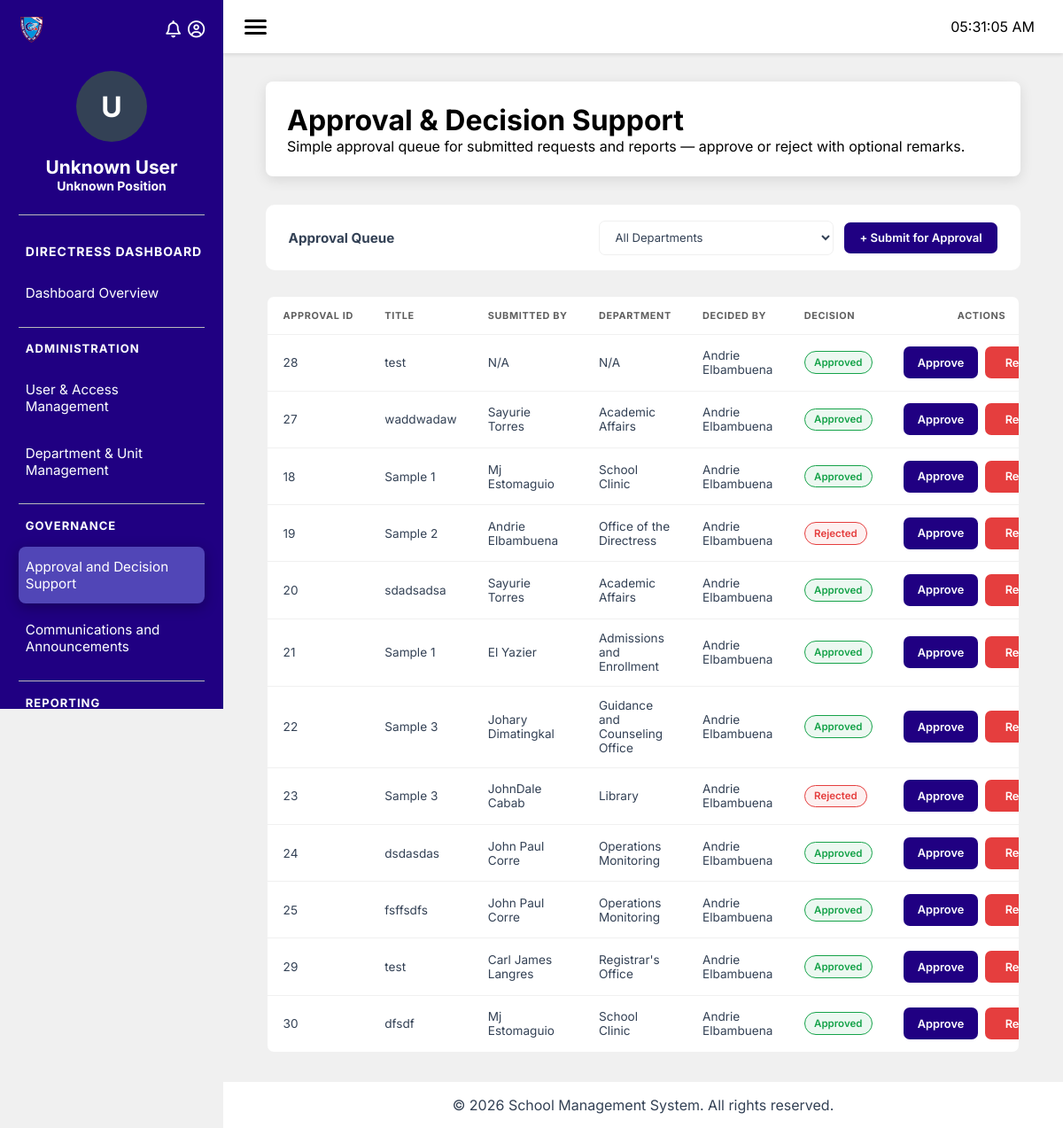
/modules/school-directress/index.php?page=approval-decision-support (signed in), run on the app's committed database.
### tables this page shows
CREATE TABLE `sd_approvals` (
  `approval_id` int(11) NOT NULL,
  `title` varchar(255) DEFAULT NULL,
  `description` text DEFAULT NULL,
  `remarks` text DEFAULT NULL,
  `submitted_on` datetime DEFAULT NULL,
  `submit_by` bigint(100) DEFAULT NULL,
  `department` int(11) DEFAULT NULL,
  `approver_id` bigint(20) DEFAULT NULL,
  `approved_at` datetime DEFAULT NULL,
  `decision` enum('Approved','Rejected','Pending') DEFAULT 'Pending',
  `file_path` varchar(255) DEFAULT NULL
);

CREATE TABLE `sd_department` (
  `department_id` int(100) NOT NULL,
  `department_name` varchar(100) DEFAULT NULL,
  `department_head` bigint(100) DEFAULT NULL
);

### database/db.php (called while the page is built, shortened)
<?php
class Database {
    private $conn;
    public function __construct() {
        $this->host = getenv('DB_HOST') ?: "localhost";
        $this->port = getenv('DB_PORT') ?: "3306";
        $this->db   = getenv('DB_DATABASE') ?: (getenv('DB_NAME') ?: "prototype");
        $this->user = getenv('DB_USER') ?: "root";
        $this->pass = getenv('DB_PASSWORD') !== false ? getenv('DB_PASSWORD') : "";
        try {
            $dsn = "mysql:host={$this->host};port={$this->port};dbname={$this->db};charset=utf8mb4";
            $this->conn = new PDO($dsn, $this->user, $this->pass);
            $this->conn->setAttribute(PDO::ATTR_ERRMODE, PDO::ERRMODE_EXCEPTION);
            $this->conn->setAttribute(PDO::ATTR_DEFAULT_FETCH_MODE, PDO::FETCH_ASSOC);
        } catch (PDOException $e) {
            throw new RuntimeException("DB Connection failed: " . $e->getMessage(), 0, $e);
        }
    }
    public function getConnection() {
        return $this->conn;
    }
}

### modules/school-directress/classes/Approval.php (called while the page is built, shortened)
<?php
include_once __DIR__ . '/../../../database/db.php';
class Approval {
    private $conn;
    public function __construct($pdo = null) {
        if ($pdo instanceof PDO) {
            $this->conn = $pdo;
        } else {
            $database = new Database();
            $this->conn = $database->getConnection();
        }
    }
    public function getApprovals($filter = 'all', $departmentId = null) {
        $sql = "SELECT
                    a.approval_id,
                    a.title,
                    CONCAT(e1.first_name, ' ', e1.last_name) AS submit_by,
                    CONCAT(e2.first_name, ' ', e2.last_name) AS approver_id,
                    a.submitted_on,
                    a.description,
                    a.remarks,
                    a.approved_at,
                    a.decision,
                    d.department_name,
                    a.file_path
                FROM sd_approvals a
                LEFT JOIN sms_employee e1 ON a.submit_by = e1.employee_id
                LEFT JOIN sms_employee e2 ON a.approver_id = e2.employee_id
                LEFT JOIN sd_department d ON e1.department = d.department_id
                WHERE 1=1";
        $params = [];
        $sql .= " ORDER BY a.submitted_on DESC";
        $stmt = $this->conn->prepare($sql);
        $stmt->execute($params);
        return $stmt->fetchAll(PDO::FETCH_ASSOC);
    }
}
?>

### modules/school-directress/pages/approval-decision-support.php (the view, shortened to what this page needs)
<?php
include_once __DIR__ . '/../classes/Approval.php';
$approvalClass = new Approval();
$approvals = $approvalClass->getApprovals();
?>
<div class="approval-module">
    <div class="module-header">
        <h1>Approval & Decision Support</h1>
        <p>Simple approval queue for submitted requests and reports — approve or reject with optional remarks.</p>
    </div>
    <div class="module-content">
        <div class="approval-section-header">
            <h3>Approval Queue</h3>
            <div class="approval-header-actions">
                <div class="approval-filter">
                    <select id="department-filter" class="ads-select">
                        <option value="">All Departments</option>
                    </select>
                </div>
                <button type="button" id="approval-open-modal" class="approval-add-btn">
                    + Submit for Approval
                </button>
            </div>
        </div>
        <div class="approval-queue-section">
            <div class="ads-queue">
                <div class="table-responsive">
                    <table class="ads-table">
                        <thead>
                            <tr>
                                <th>Approval ID</th>
                                <th>Title</th>
                                <th>Submitted By</th>
                                <th>Department</th>
                                <th>Decided By</th>
                                <th>Decision</th>
                                <th class="actions-header">Actions</th>
                            </tr>
                        </thead>
                        <tbody>
                            <?php if (!empty($approvals)) : ?>
                                <?php foreach ($approvals as $approval) : ?>
                                    <tr data-approval-id="<?= htmlspecialchars($approval['approval_id']) ?>">
                                        <td><?= htmlspecialchars($approval['approval_id']) ?></td>
                                        <td><?= htmlspecialchars($approval['title'] ?? 'N/A') ?></td>
                                        <td><?= htmlspecialchars($approval['submit_by'] ?? 'N/A') ?></td>
                                        <td><?= htmlspecialchars($approval['department_name'] ?? 'N/A') ?></td>
                                        <td><?= htmlspecialchars($approval['approver_id'] ?? 'N/A') ?></td>
                                        <td>
                                            <span class="badge badge-<?= htmlspecialchars($approval['decision'] ?? 'pending') ?>">
                                                <?= htmlspecialchars($approval['decision'] ?? 'N/A') ?>
                                            </span>
                                        </td>
                                        <td class="actions-cell">
                                            <div class="actions">
                                                <button type="button" class="btn-approve" data-id="<?= htmlspecialchars($approval['approval_id']) ?>">
                                                    Approve
                                                </button>
                                                <button type="button" class="btn-reject" data-id="<?= htmlspecialchars($approval['approval_id']) ?>">
                                                    Reject
                                                </button>
                                            </div>
                                        </td>
                                    </tr>
                                <?php endforeach; ?>
                            <?php else : ?>
                                <tr class="no-data">
                                    <td colspan="8" class="muted">No approvals found.</td>
                                </tr>
                            <?php endif; ?>
                        </tbody>
                    </table>
                </div>
            </div>
        </div>
    </div>
</div>

### modules/school-directress/css/layout/module-container.css (style rules this page uses)
.module-header { background: var(--color3); padding: 1.5rem; border-radius: 8px; box-shadow: 0 4px 15px rgba(0, 0, 0, 0.1); margin-bottom: 2rem; min-height: 100px; display: flex; flex-direction: column; justify-content: center; }
.module-content { min-height: 500px; }

### modules/school-directress/css/pages/user-management.css (style rules this page uses)
.module-content { display: flex; flex-direction: column; gap: 1.75rem; }

### modules/school-directress/css/pages/department-unit-management.css (style rules this page uses)
.table-responsive { border-radius: 8px; overflow: hidden; overflow-x: auto; }

### modules/school-directress/css/pages/approval-decision-support.css (style rules this page uses)
.approval-module { width: 100%; }
.approval-module .approval-queue-section { border: 1px solid var(--color9); border-radius: 10px; }
.approval-module .approval-section-header { display: flex; justify-content: space-between; align-items: center; gap: 1rem; background: var(--color3); padding: 1.1rem 1.6rem; border-radius: 10px; }
.approval-module .approval-section-header h3 { margin: 0; color: var(--color2); font-size: 0.95rem; font-weight: 700; }
.approval-module .approval-header-actions { display: flex; align-items: center; gap: 0.75rem; }
.approval-module .approval-add-btn { padding: 0.6rem 1.1rem; border: none; border-radius: 7px; background: var(--color1); color: var(--color3); font-size: 0.82rem; font-weight: 600; cursor: pointer; white-space: nowrap; }
.approval-module .approval-filter { display: flex; align-items: center; }
.approval-module .ads-select { width: 265px; box-sizing: border-box; padding: 0.6rem 0.85rem; border: 1px solid var(--color9); border-radius: 7px; background: var(--color3); color: var(--color2); font-family: inherit; font-size: 0.82rem; cursor: pointer; }
.approval-module .ads-queue { width: 100%; }
.approval-module .ads-queue .table-responsive { width: 100%; border: 1px solid var(--color9); border-radius: 8px; overflow-x: auto; }
.approval-module .ads-table { width: 100%; border-collapse: collapse; background: var(--color3); }
.approval-module .ads-table th, .approval-module .ads-table td { padding: 0.85rem 1.1rem; border-bottom: 1px solid var(--color9); text-align: left; vertical-align: middle; }
.approval-module .ads-table thead th { color: var(--color5); font-size: 0.68rem; font-weight: 700; letter-spacing: 0.06em; text-transform: uppercase; white-space: nowrap; }
.approval-module .ads-table tbody td { color: var(--color2); font-size: 0.85rem; }
.approval-module .ads-table tbody tr:last-child td { border-bottom: none; }
.approval-module .ads-table th.actions-header, .approval-module .ads-table td.actions-cell { text-align: center; }
.approval-module .actions { display: flex; align-items: center; justify-content: center; gap: 0.5rem; flex-wrap: nowrap; white-space: nowrap; }
.approval-module .btn-approve, .approval-module .btn-reject { display: inline-flex; align-items: center; justify-content: center; width: 84px; min-width: 84px; height: 36px; padding: 0 0.8rem; border: none; border-radius: 7px; font-family: inherit; font-size: 0.8rem; font-weight: 600; text-align: center; white-space: nowrap; cursor: pointer; }
.approval-module .btn-approve { background: var(--color1); color: var(--color3); }
.approval-module .btn-reject { background: var(--color10); color: var(--color3); }
.approval-module .badge { display: inline-block; padding: 0.3rem 0.65rem; border: 1px solid var(--color9); border-radius: 999px; background: transparent; color: var(--color5); font-size: 0.72rem; font-weight: 600; }
.approval-module .badge-approved { color: #16a34a; border-color: #16a34a; background: rgba(22, 163, 74, 0.08); }
.approval-module .badge-rejected { color: var(--color10); border-color: var(--color10); background: rgba(229, 62, 62, 0.08); }

### modules/school-directress/css/pages/communications-announcements.css (style rules this page uses)
.module-content { display: flex; flex-direction: column; gap: 1.75rem; }

### modules/school-directress/css/pages/concerns-issue-tracking.css (style rules this page uses)
.badge { display: inline-block; padding: 0.3rem 0.65rem; border: 1px solid var(--color9); border-radius: 999px; background: transparent; color: var(--color5); font-size: 0.72rem; font-weight: 600; }

### modules/school-directress/css/base/variables.css (style rules this page uses)
:root { --color1: rgba(32, 0, 130, 1); --color2: rgba(51, 65, 85, 1); --color3: rgba(255, 255, 255, 1); --color4: rgba(186, 186, 186, 1); --color5: rgba(95, 95, 95, 1); --color6: rgba(51, 65, 85, 1); --color7: rgb(81, 70, 183); --color8: rgb(0, 0, 0); --color9: rgba(240, 240, 240, 1); --color10: #e53e3e; --sidebar-width: 252px; --header-height: 60px; }

### modules/school-directress/css/base/global.css (style rules this page uses)
body { background: var(--color9); }

### data on the page
sd_approvals: approval_id "28", title "test", submit_by "N/A", department_name "N/A", approver_id "Andrie Elbambuena", decision "Approved"
sd_approvals: approval_id "27", title "waddwadaw", submit_by "Sayurie Torres", sd_department.department_name "Academic Affairs", approver_id "Andrie Elbambuena", decision "Approved"
sd_approvals: approval_id "18", title "Sample 1", submit_by "Mj Estomaguio", sd_department.department_name "School Clinic", approver_id "Andrie Elbambuena", decision "Approved"
sd_approvals: approval_id "19", title "Sample 2", submit_by "Andrie Elbambuena", sd_department.department_name "Office of the Directress", approver_id "Andrie Elbambuena", decision "Rejected"
sd_approvals: approval_id "20", title "sdadsadsa", submit_by "Sayurie Torres", sd_department.department_name "Academic Affairs", approver_id "Andrie Elbambuena", decision "Approved"
sd_approvals: approval_id "21", title "Sample 1", submit_by "El Yazier", sd_department.department_name "Admissions and Enrollment", approver_id "Andrie Elbambuena", decision "Approved"
sd_approvals: approval_id "22", title "Sample 3", submit_by "Johary Dimatingkal", sd_department.department_name "Guidance and Counseling Office", approver_id "Andrie Elbambuena", decision "Approved"
sd_approvals: approval_id "23", title "Sample 3", submit_by "JohnDale Cabab", sd_department.department_name "Library", approver_id "Andrie Elbambuena", decision "Rejected"
sd_approvals: approval_id "24", title "dsdasdas", submit_by "John Paul Corre", sd_department.department_name "Operations Monitoring", approver_id "Andrie Elbambuena", decision "Approved"
sd_approvals: approval_id "25", title "fsffsdfs", submit_by "John Paul Corre", sd_department.department_name "Operations Monitoring", approver_id "Andrie Elbambuena", decision "Approved"
sd_approvals: approval_id "29", title "test", submit_by "Carl James Langres", sd_department.department_name "Registrar's Office", approver_id "Andrie Elbambuena", decision "Approved"
sd_approvals: approval_id "30", title "dfsdf", submit_by "Mj Estomaguio", sd_department.department_name "School Clinic", approver_id "Andrie Elbambuena", decision "Approved"

### other printed values
substr(htmlspecialchars($employeeClass->getEmployeeName()), 0, 1) "U"
$employeeClass->getEmployeeName() "Unknown User"
$employeeClass->getEmployeePosition() "Unknown Position"
$label "Dashboard Overview"
str_replace('-', ' ', $section) "ADMINISTRATION"
$label "User & Access Management"
$label "Department & Unit Management"
str_replace('-', ' ', $section) "GOVERNANCE"
$label "Approval and Decision Support"
$label "Communications and Announcements"
str_replace('-', ' ', $section) "REPORTING"
